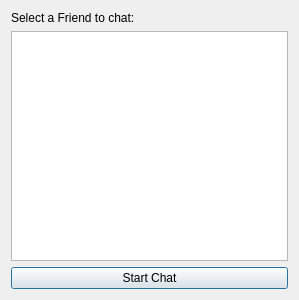
<?xml version="1.0" encoding="UTF-8"?>
<ui version="4.0">
 <class>ShowFollowings</class>
 <widget class="QDialog" name="ShowFollowings">
  <property name="geometry">
   <rect>
    <x>0</x>
    <y>0</y>
    <width>299</width>
    <height>300</height>
   </rect>
  </property>
  <property name="windowTitle">
   <string>Dialog</string>
  </property>
  <layout class="QVBoxLayout" name="verticalLayout">
   <item>
    <widget class="QLabel" name="select_friend_lbl">
     <property name="text">
      <string>Select a Friend to chat:</string>
     </property>
    </widget>
   </item>
   <item>
    <widget class="QListWidget" name="users_list">
     <property name="editTriggers">
      <set>QAbstractItemView::NoEditTriggers</set>
     </property>
    </widget>
   </item>
   <item>
    <widget class="QPushButton" name="start_chat_btn">
     <property name="text">
      <string>Start Chat</string>
     </property>
    </widget>
   </item>
  </layout>
 </widget>
 <resources/>
 <connections/>
</ui>
